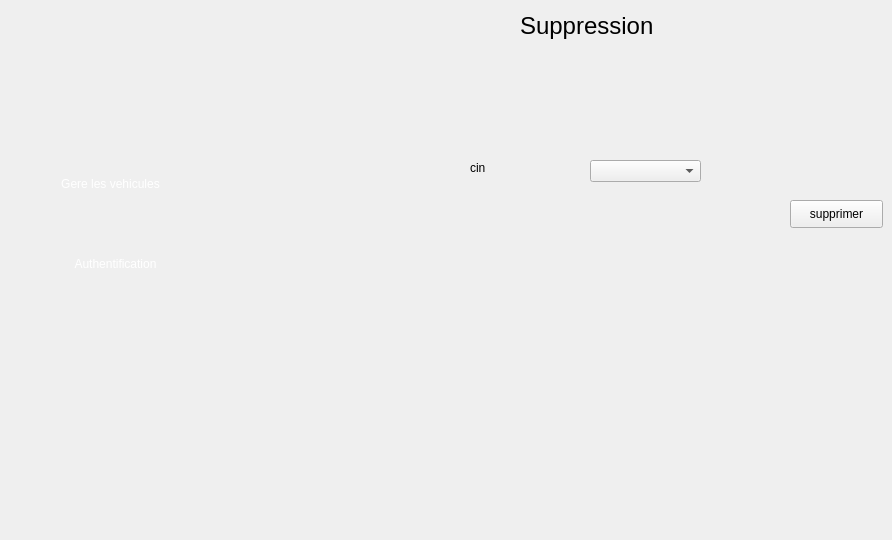
    <widget class="QWidget" name="page9">
     <widget class="QLabel" name="ar_13">
      <property name="geometry">
       <rect>
        <x>220</x>
        <y>-20</y>
        <width>151</width>
        <height>531</height>
       </rect>
      </property>
      <property name="styleSheet">
       <string notr="true">

background-color: transparent;
	border-image: url(:/bg.png);

background: none;
border: none;
background-repeat: none;
</string>
      </property>
      <property name="text">
       <string/>
      </property>
     </widget>
     <widget class="QPushButton" name="pushButton_21">
      <property name="geometry">
       <rect>
        <x>30</x>
        <y>250</y>
        <width>171</width>
        <height>28</height>
       </rect>
      </property>
      <property name="styleSheet">
       <string notr="true">

background-color: transparent;
	font: 10pt &quot;Segoe UI Historic&quot;;
	color: rgb(255, 255, 255);
background: none;
border: none;
background-repeat: none;
</string>
      </property>
      <property name="text">
       <string>Authentification</string>
      </property>
     </widget>
     <widget class="QPushButton" name="icon3_17">
      <property name="geometry">
       <rect>
        <x>260</x>
        <y>260</y>
        <width>91</width>
        <height>91</height>
       </rect>
      </property>
      <property name="cursor">
       <cursorShape>PointingHandCursor</cursorShape>
      </property>
      <property name="styleSheet">
       <string notr="true">
background-color: transparent;
	border-image: url(:/icon-modif2.png);
background: none;
border: none;
background-repeat: none;
</string>
      </property>
      <property name="text">
       <string/>
      </property>
     </widget>
     <widget class="QPushButton" name="icon2_19">
      <property name="geometry">
       <rect>
        <x>260</x>
        <y>130</y>
        <width>91</width>
        <height>91</height>
       </rect>
      </property>
      <property name="cursor">
       <cursorShape>PointingHandCursor</cursorShape>
      </property>
      <property name="styleSheet">
       <string notr="true">
border-image: url(:/icon-supp2.png);
background-color: transparent;
background: none;
border: none;
background-repeat: none;
</string>
      </property>
      <property name="text">
       <string/>
      </property>
     </widget>
     <widget class="QPushButton" name="icon4_21">
      <property name="geometry">
       <rect>
        <x>260</x>
        <y>390</y>
        <width>91</width>
        <height>91</height>
       </rect>
      </property>
      <property name="cursor">
       <cursorShape>PointingHandCursor</cursorShape>
      </property>
      <property name="styleSheet">
       <string notr="true">
border-image: url(:/icon-afficher2.png);
background-color: transparent;
background: none;
border: none;
background-repeat: none;
</string>
      </property>
      <property name="text">
       <string/>
      </property>
     </widget>
     <widget class="QLabel" name="selected_13">
      <property name="geometry">
       <rect>
        <x>240</x>
        <y>130</y>
        <width>101</width>
        <height>91</height>
       </rect>
      </property>
      <property name="styleSheet">
       <string notr="true">
background-color: transparent;
background: none;
	border-image: url(:/selected.png);
border: none;
background-repeat: none;
</string>
      </property>
      <property name="text">
       <string/>
      </property>
     </widget>
     <widget class="QPushButton" name="icon4_22">
      <property name="geometry">
       <rect>
        <x>260</x>
        <y>10</y>
        <width>91</width>
        <height>91</height>
       </rect>
      </property>
      <property name="cursor">
       <cursorShape>PointingHandCursor</cursorShape>
      </property>
      <property name="styleSheet">
       <string notr="true">
border-image: url(:/icon-ajout2.png);
background-color: transparent;
background: none;
border: none;
background-repeat: none;
</string>
      </property>
      <property name="text">
       <string/>
      </property>
     </widget>
     <widget class="QPushButton" name="pushButton_22">
      <property name="geometry">
       <rect>
        <x>30</x>
        <y>170</y>
        <width>161</width>
        <height>28</height>
       </rect>
      </property>
      <property name="styleSheet">
       <string notr="true">

background-color: transparent;
	font: 10pt &quot;Segoe UI Historic&quot;;
	color: rgb(255, 255, 255);
background: none;
border: none;
background-repeat none;
</string>
      </property>
      <property name="text">
       <string>Gere les vehicules</string>
      </property>
     </widget>
     <widget class="QLabel" name="label_24">
      <property name="geometry">
       <rect>
        <x>520</x>
        <y>0</y>
        <width>291</width>
        <height>51</height>
       </rect>
      </property>
      <property name="font">
       <font>
        <pointsize>18</pointsize>
       </font>
      </property>
      <property name="styleSheet">
       <string notr="true">background: none;;
background-repeat: none;
</string>
      </property>
      <property name="text">
       <string>Suppression</string>
      </property>
     </widget>
     <widget class="QLabel" name="selected2_21">
      <property name="geometry">
       <rect>
        <x>-10</x>
        <y>240</y>
        <width>231</width>
        <height>51</height>
       </rect>
      </property>
      <property name="styleSheet">
       <string notr="true">
background-color: transparent;
background: none;
	border-image: url(:/selected2.png);
border: none;
background-repeat: none;
</string>
      </property>
      <property name="text">
       <string/>
      </property>
     </widget>
     <widget class="QPushButton" name="supprimer_auth">
      <property name="geometry">
       <rect>
        <x>790</x>
        <y>200</y>
        <width>93</width>
        <height>28</height>
       </rect>
      </property>
      <property name="styleSheet">
       <string notr="true">background : none; </string>
      </property>
      <property name="text">
       <string>supprimer</string>
      </property>
     </widget>
     <widget class="QLabel" name="label_25">
      <property name="geometry">
       <rect>
        <x>470</x>
        <y>160</y>
        <width>56</width>
        <height>16</height>
       </rect>
      </property>
      <property name="styleSheet">
       <string notr="true">background : none; </string>
      </property>
      <property name="text">
       <string>cin</string>
      </property>
     </widget>
     <widget class="QComboBox" name="ncin">
      <property name="geometry">
       <rect>
        <x>590</x>
        <y>160</y>
        <width>111</width>
        <height>22</height>
       </rect>
      </property>
     </widget>
     <zorder>selected2_21</zorder>
     <zorder>ar_13</zorder>
     <zorder>pushButton_21</zorder>
     <zorder>icon3_17</zorder>
     <zorder>icon4_21</zorder>
     <zorder>selected_13</zorder>
     <zorder>icon4_22</zorder>
     <zorder>pushButton_22</zorder>
     <zorder>label_24</zorder>
     <zorder>icon2_19</zorder>
     <zorder>supprimer_auth</zorder>
     <zorder>label_25</zorder>
     <zorder>ncin</zorder>
    </widget>
